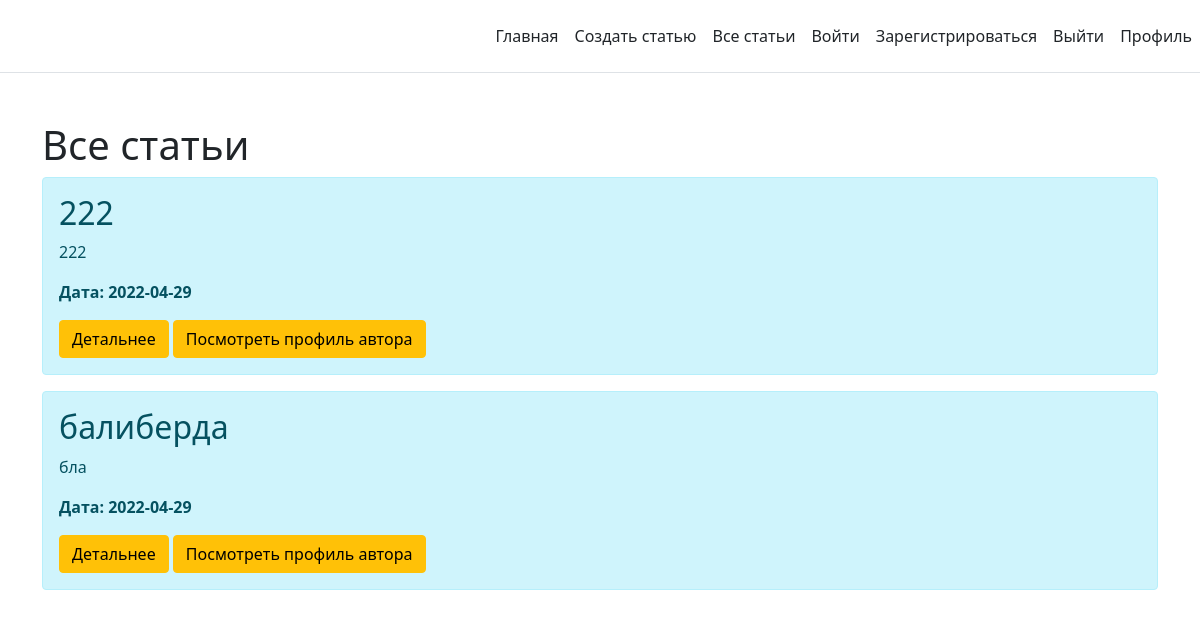
The page /posts on the database its author committed.
### app.py (models this page shows)
class Article(db.Model):
    id = db.Column(db.Integer, primary_key=True)
    title = db.Column(db.String(100), nullable=False)
    intro = db.Column(db.String(300), nullable=False)
    text = db.Column(db.Text, nullable=False)
    date = db.Column(db.DateTime, default=datetime.utcnow)
    author = db.Column(db.String(20), nullable=False)
    update_author = db.Column(db.String(20), nullable=True)

### app.py (the view)
@app.route('/posts')
def posts():
    articles = Article.query.order_by(Article.date.desc()).all()
    return render_template("posts.html", articles=articles)

### templates/posts.html (shortened to what this page needs)
{% extends 'base.html' %}
{% block body %}
<div class="container mt-5">
    <h1>Все статьи</h1>
    {% if articles|length > 0 %}
        {% for el in articles %}
        <div class="alert alert-info">
            <h2>{{ el.title }}</h2>
            <p>{{ el.intro }}</p>
            <p><b>Дата: {{ el.date.date() }}</b></p>
            <a href="/posts/{{ el.id }}" class="btn btn-warning">Детальнее</a>
            <a href="/profile/{{ el.author }}"
               class="btn btn-warning">Посмотреть
                профиль автора</a>
        </div>
        {% endfor %}
    {% else %}
    <p>Пока что здесь пусто:'(</p>
    {% endif %}
</div>
{% endblock %}

### rows shown on the page
Article: title "222", intro "222", date "2022-04-29"
Article: title "балиберда", intro "бла", date "2022-04-29"
